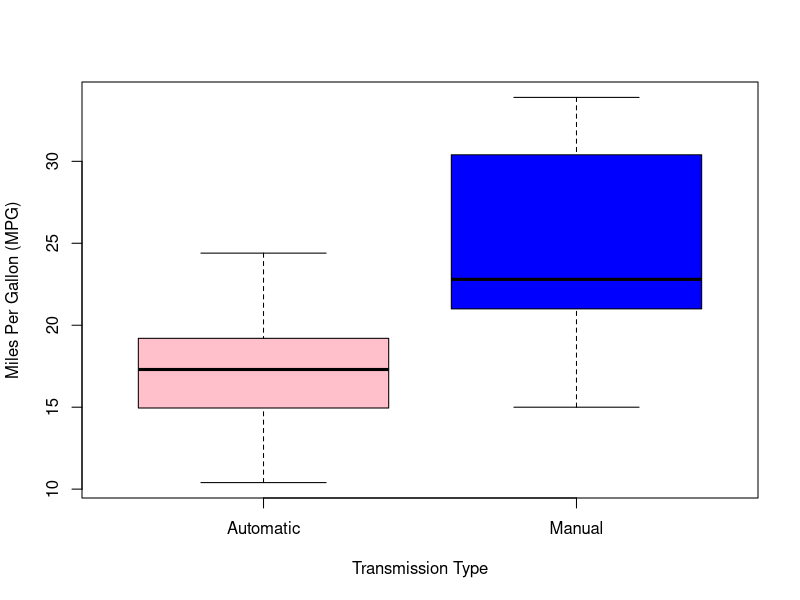
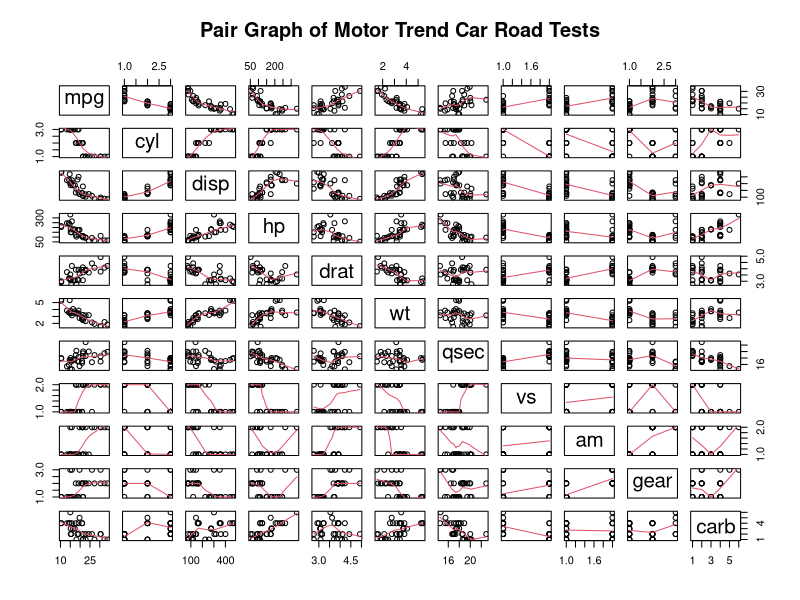
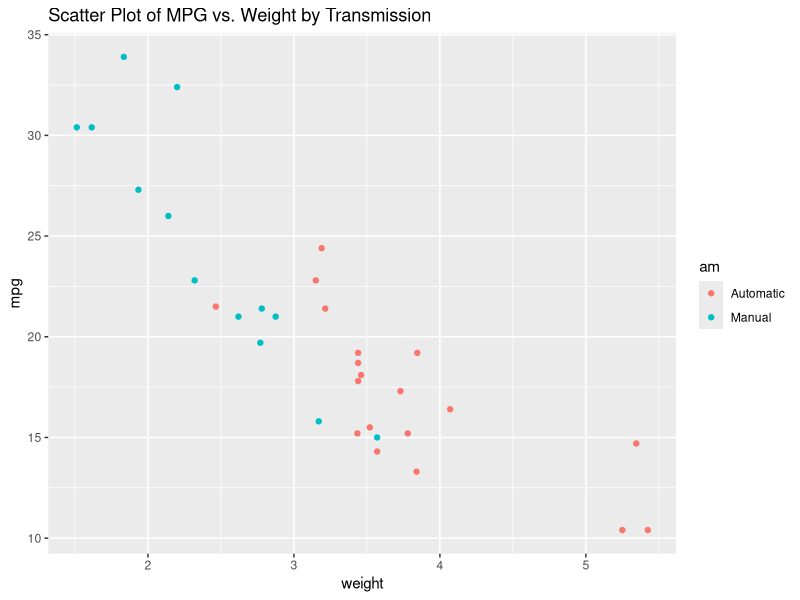
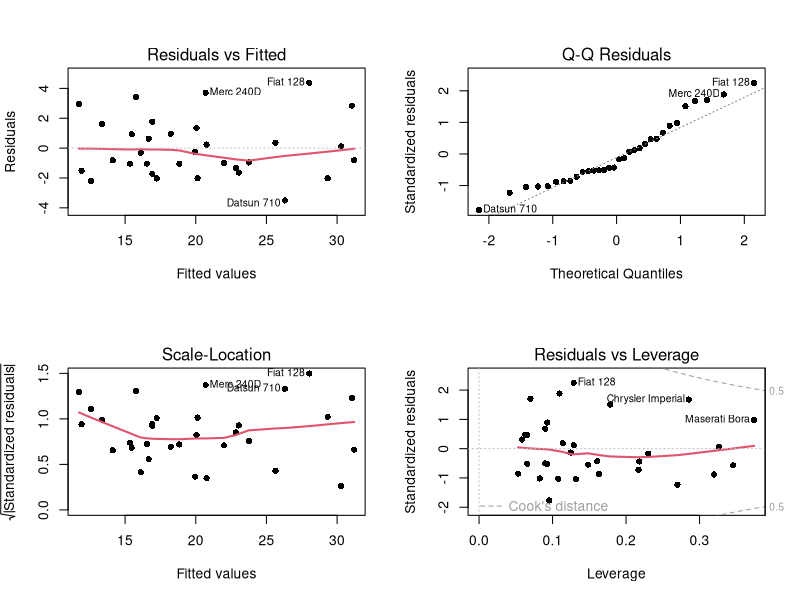

These figures' R source, in order:
## ---- chunk 1
library (datasets)
library(ggplot2)
data(mtcars) # Loading data
fc<-c(2,8:11)
for (i in 1:length(fc)){mtcars[,fc[i]]<-as.factor(mtcars[,fc[i]])}
levels(mtcars$am) <- c("Automatic","Manual") 
## ---- chunk 2
result <- t.test(mtcars$mpg ~ mtcars$am) 
result$p.value # results hidden
## ---- chunk 3
result$estimate # results hidden
## ---- chunk 4
fullModel <- lm(mpg ~ ., data=mtcars)
summary(fullModel) # results hidden
## ---- chunk 5
stepModel <- step(fullModel, k=log(nrow(mtcars)))
summary(stepModel) # results hidden
## ---- chunk 6
amIntWtModel<-lm(mpg ~ wt + qsec + am + wt:am, data=mtcars)
summary(amIntWtModel) # results hidden
## ---- chunk 7
amModel<-lm(mpg ~ am, data=mtcars)
summary(amModel) # results hidden
## ---- chunk 8
anova(amModel, stepModel, fullModel, amIntWtModel) 
## ---- chunk 9
summary(amIntWtModel)$coef
## ---- chunk 10
boxplot(mpg ~ am, 
        data = mtcars, 
        ylab = "Miles Per Gallon (MPG)", 
        xlab = "Transmission Type",
        col = (c("pink","blue")))
## ---- chunk 11
pairs(mtcars, panel=panel.smooth, main="Pair Graph of Motor Trend Car Road Tests")
## ---- chunk 12
ggplot(mtcars, aes(x=wt, y=mpg, group=am, color=am, height=3, width=3)) + geom_point() +  
scale_colour_discrete(labels=c("Automatic", "Manual")) + 
xlab("weight") + ggtitle("Scatter Plot of MPG vs. Weight by Transmission")
## ---- chunk 13
par(mfrow = c(2, 2))
plot(amIntWtModel,pch=16,lty=1,lwd=2)
